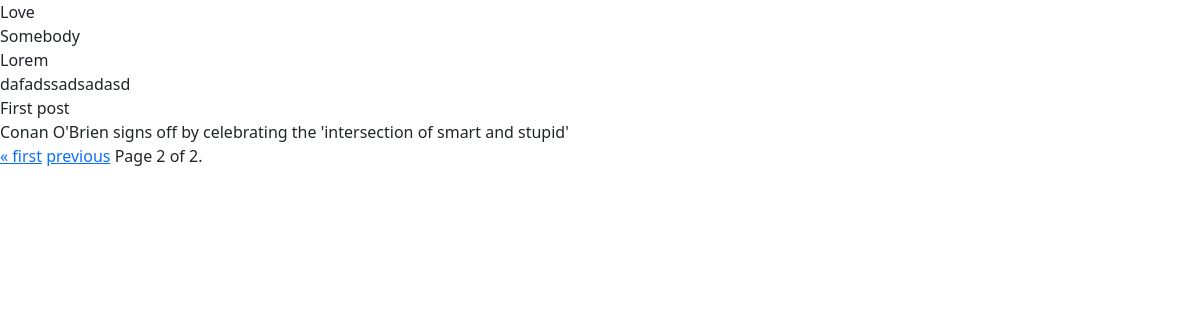
Page /storage/?page=2 on the earlier database version.
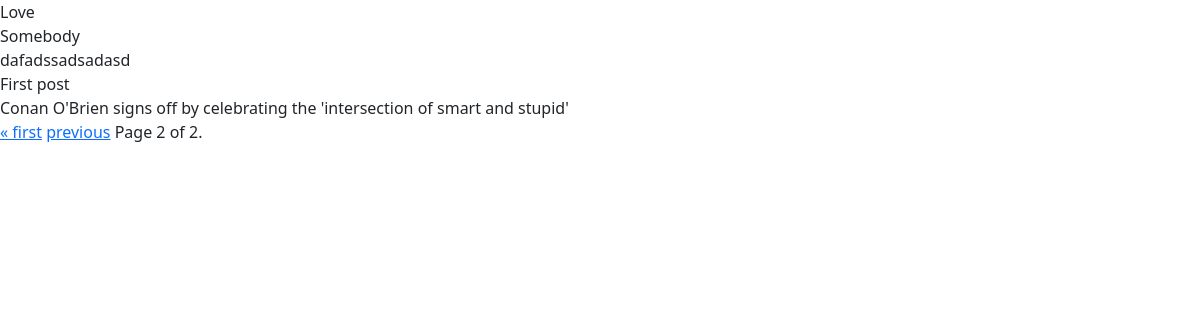
Same page on the later database version.
### icon/models.py (models this page shows, shortened)
class Woman(models.Model):
    title = models.CharField(max_length=100, unique=True)
    slug = models.SlugField(max_length=255,
                            unique=True,
                            db_index=True,
                            verbose_name="URL",
                            null=True,
                            )
    content = models.TextField(blank=True)  # is not required to be filled
    creation_date = models.DateTimeField(auto_now_add=True)
    updation_date = models.DateTimeField(auto_now=True)
    photo = models.ImageField(upload_to="photos/Data%y/%m/%d/")
    is_published = models.BooleanField(default=True)  # default is True
    cat = models.ForeignKey("Category", on_delete=models.PROTECT,
                            verbose_name="Category",
                            )  # add field from another model
    notes = GenericRelation('Note')
    objects = models.Manager()
    sorted_objects = WomanFilterManager()
    show_lengths = WomanFlterShowLenContent()
    class Meta:
        verbose_name = "New"
        verbose_name_plural = "News"
        ordering = ["-creation_date"]  # sorting news at site
        get_latest_by = "creation_date"

### icon/views.py (the view)
# urls.py: path("storage/", storage),
@never_cache
def storage(request):
    contact_list = Woman.objects.all()
    paginator = Paginator(contact_list, 8)
    page_number = request.GET.get("page")
    page_obj = paginator.get_page(page_number)
    return render(request, "icon/storage.html", {"page_obj": page_obj, "first_link": page_obj.paginator.page(1).object_list})

### templates/icon/storage.html (shortened to what this page needs)
<!doctype html>
<html lang="en">
  <head>
    <link href="https://cdn.jsdelivr.net/npm/bootstrap@5.0.2/dist/css/bootstrap.min.css" rel="stylesheet">
  </head>
  <body>
    <section>
        {% for contact in page_obj %}
            {{ contact.title }}<br>
        {% endfor %}
       <div class="pagination">
        <span class="step-links">
            {% if page_obj.has_previous %}
                <a href="?page=1">&laquo; first</a>
                <a href="?page={{ page_obj.previous_page_number }}">previous</a>
            {% endif %}
            <span class="current">
                Page {{ page_obj.number }} of {{ page_obj.paginator.num_pages }}.
            </span>
        </span>
    </div>
  </section>
  </body>
</html>

Differences in the rows shown:
removed Woman: title "Lorem"
